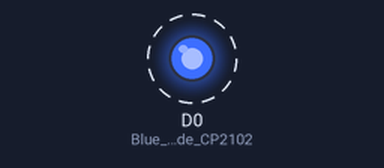
Bench run of a sketch on a simulated ESP8266 (NodeMCU). Shown: output pins drawn as LEDs (lit = HIGH). Dashed ring = blinking. What the sketch prints to the serial monitor is not drawn.

Above: at 0.2 s.
Timing chart, 0 to 3.0 s (numbered marks = the images above):
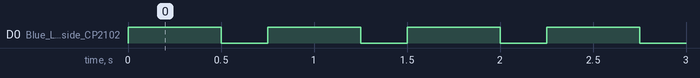

Measured:
- by itself, D0 (Blue_LED_Beside_CP2102): alternates HIGH for 0.50 s and LOW for 0.25 s

The sketch:

nodemcu_blink.ino
```cpp
void setup() {
  pinMode(D0, OUTPUT);  // Blue LED Beside CP2102
  Serial.begin(9600);
}
void loop() {
  Serial.println("Welcome To PCBoard.ca");  // display message on console
  digitalWrite(D0, HIGH);
  delay(500);
  digitalWrite(D0, LOW);
  delay(250);
}
```
